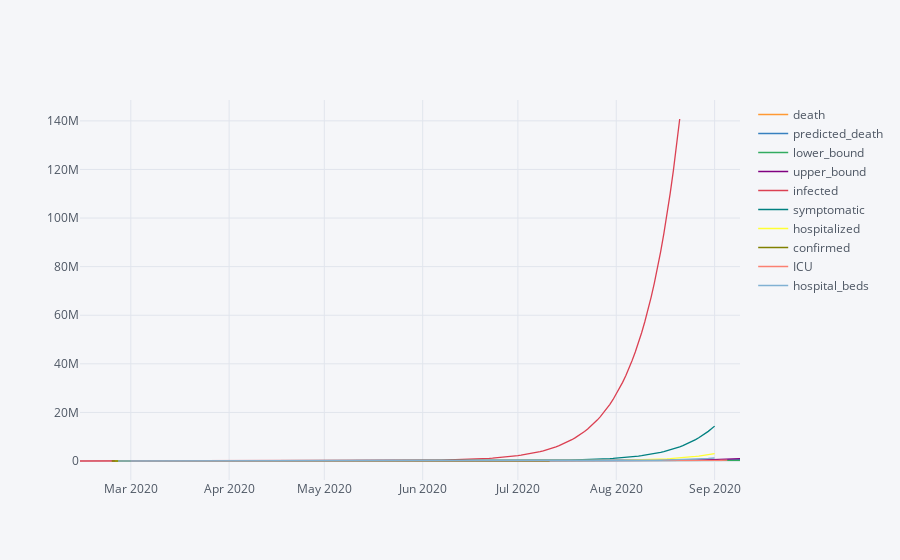

Source (notebook cell):
### Markdown cell above
Only work if we have data near peak

### Code cell
cum_metrics.iplot()

### Figure 1 — Plotly figure (JSON) as saved in the notebook; plotly's stock layout.template omitted (floating-point values rounded to 4 significant figures; data arrays with more than 128 entries replaced by an {"elided": "..."} marker saying what was removed)
{"data": [{"line": {"color": "rgba(255, 153, 51, 1.0)", "dash": "solid", "shape": "linear", "width": 1.3}, "mode": "lines", "name": "death", "text": "", "type": "scatter", "x": {"elided": "209 str values"}, "y": {"elided": "209 mixed values"}}, {"line": {"color": "rgba(55, 128, 191, 1.0)", "dash": "solid", "shape": "linear", "width": 1.3}, "mode": "lines", "name": "predicted_death", "text": "", "type": "scatter", "x": {"elided": "209 str values"}, "y": {"elided": "209 mixed values"}}, {"line": {"color": "rgba(50, 171, 96, 1.0)", "dash": "solid", "shape": "linear", "width": 1.3}, "mode": "lines", "name": "lower_bound", "text": "", "type": "scatter", "x": {"elided": "209 str values"}, "y": {"elided": "209 mixed values"}}, {"line": {"color": "rgba(128, 0, 128, 1.0)", "dash": "solid", "shape": "linear", "width": 1.3}, "mode": "lines", "name": "upper_bound", "text": "", "type": "scatter", "x": {"elided": "209 str values"}, "y": {"elided": "209 mixed values"}}, {"line": {"color": "rgba(219, 64, 82, 1.0)", "dash": "solid", "shape": "linear", "width": 1.3}, "mode": "lines", "name": "infected", "text": "", "type": "scatter", "x": {"elided": "209 str values"}, "y": {"elided": "209 mixed values"}}, {"line": {"color": "rgba(0, 128, 128, 1.0)", "dash": "solid", "shape": "linear", "width": 1.3}, "mode": "lines", "name": "symptomatic", "text": "", "type": "scatter", "x": {"elided": "209 str values"}, "y": {"elided": "209 mixed values"}}, {"line": {"color": "rgba(255, 255, 51, 1.0)", "dash": "solid", "shape": "linear", "width": 1.3}, "mode": "lines", "name": "hospitalized", "text": "", "type": "scatter", "x": {"elided": "209 str values"}, "y": {"elided": "209 mixed values"}}, {"line": {"color": "rgba(128, 128, 0, 1.0)", "dash": "solid", "shape": "linear", "width": 1.3}, "mode": "lines", "name": "confirmed", "text": "", "type": "scatter", "x": {"elided": "209 str values"}, "y": {"elided": "209 mixed values"}}, {"line": {"color": "rgba(251, 128, 114, 1.0)", "dash": "solid", "shape": "linear", "width": 1.3}, "mode": "lines", "name": "ICU", "text": "", "type": "scatter", "x": {"elided": "209 str values"}, "y": {"elided": "209 mixed values"}}, {"line": {"color": "rgba(128, 177, 211, 1.0)", "dash": "solid", "shape": "linear", "width": 1.3}, "mode": "lines", "name": "hospital_beds", "text": "", "type": "scatter", "x": {"elided": "209 str values"}, "y": {"elided": "209 mixed values"}}], "layout": {"legend": {"bgcolor": "#F5F6F9", "font": {"color": "#4D5663"}}, "paper_bgcolor": "#F5F6F9", "plot_bgcolor": "#F5F6F9", "title": {"font": {"color": "#4D5663"}}, "xaxis": {"gridcolor": "#E1E5ED", "showgrid": true, "tickfont": {"color": "#4D5663"}, "title": {"font": {"color": "#4D5663"}, "text": ""}, "zerolinecolor": "#E1E5ED"}, "yaxis": {"gridcolor": "#E1E5ED", "showgrid": true, "tickfont": {"color": "#4D5663"}, "title": {"font": {"color": "#4D5663"}, "text": ""}, "zerolinecolor": "#E1E5ED"}}}
